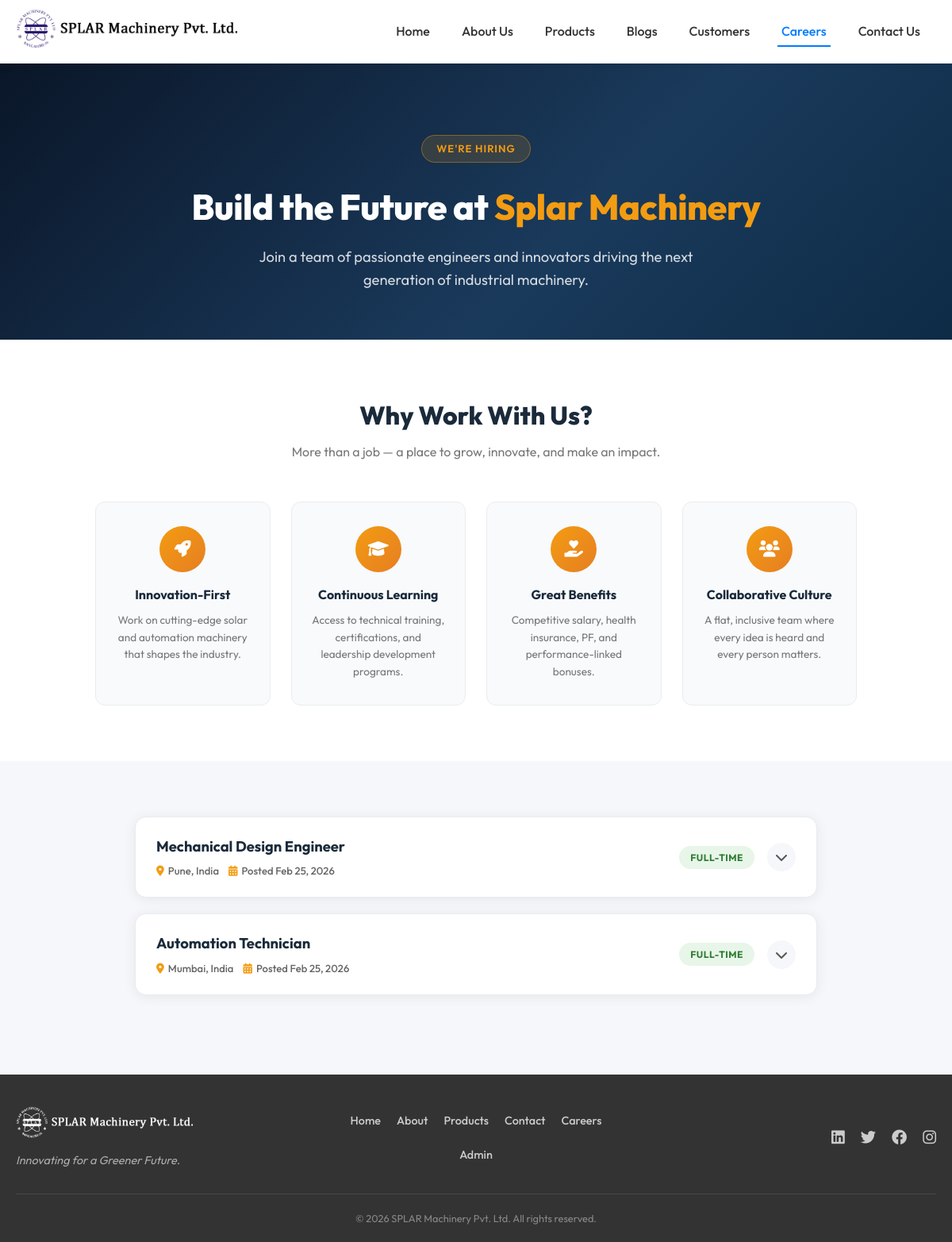
Screenshot of /careers.php with the database file from the repository.
### tables this page shows
CREATE TABLE IF NOT EXISTS `jobs` (
  `id`          INT AUTO_INCREMENT PRIMARY KEY,
  `title`       VARCHAR(255) NOT NULL,
  `type`        ENUM('Full-time','Part-time','Contract','Internship') DEFAULT 'Full-time',
  `location`    VARCHAR(255) NOT NULL,
  `description` TEXT NOT NULL,
  `status`      ENUM('Active','Closed') DEFAULT 'Active',
  `posted_at`   TIMESTAMP DEFAULT CURRENT_TIMESTAMP
);

### careers.php (the view, shortened to what this page needs)
<?php
require_once 'includes/db.php';
try {
    $stmt = $pdo->query("SELECT * FROM jobs WHERE status = 'Active' ORDER BY posted_at DESC");
    $jobs = $stmt->fetchAll();
} catch (PDOException $e) {
    $jobs = [];
}
?>
<?php include 'includes/header.php'; ?>
<section class="careers-hero">
    <div class="container">
        <div class="hero-badge">We're Hiring</div>
        <h1>Build the Future at <span>Splar Machinery</span></h1>
        <p>Join a team of passionate engineers and innovators driving the next generation of industrial machinery.</p>
    </div>
</section>
<section class="why-section">
    <div class="container">
        <h2>Why Work With Us?</h2>
        <p class="sub">More than a job — a place to grow, innovate, and make an impact.</p>
        <div class="perks-grid">
            <div class="perk-card">
                <div class="perk-icon"><i class="fas fa-rocket"></i></div>
                <h4>Innovation-First</h4>
                <p>Work on cutting-edge solar and automation machinery that shapes the industry.</p>
            </div>
            <div class="perk-card">
                <div class="perk-icon"><i class="fas fa-graduation-cap"></i></div>
                <h4>Continuous Learning</h4>
                <p>Access to technical training, certifications, and leadership development programs.</p>
            </div>
            <div class="perk-card">
                <div class="perk-icon"><i class="fas fa-hand-holding-heart"></i></div>
                <h4>Great Benefits</h4>
                <p>Competitive salary, health insurance, PF, and performance-linked bonuses.</p>
            </div>
            <div class="perk-card">
                <div class="perk-icon"><i class="fas fa-users"></i></div>
                <h4>Collaborative Culture</h4>
                <p>A flat, inclusive team where every idea is heard and every person matters.</p>
            </div>
        </div>
    </div>
</section>
<section class="careers-section">
    <div class="container">
        <?php if (empty($jobs)): ?>
            <div class="no-jobs">
                <i class="fas fa-briefcase"></i>
                <h3>No Open Positions Right Now</h3>
                <p>Check back soon — exciting opportunities are coming. You can also email your profile to <a href="mailto:careers@splarmachinery.com">careers@splarmachinery.com</a>.</p>
            </div>
        <?php else: ?>
            <?php
            $badge_map = [
                'Full-time'  => 'badge-fulltime',
                'Part-time'  => 'badge-parttime',
                'Contract'   => 'badge-contract',
                'Internship' => 'badge-internship',
            ];
            foreach ($jobs as $job):
                $badge_cls = $badge_map[$job['type']] ?? 'badge-fulltime';
                $posted    = date('M j, Y', strtotime($job['posted_at']));
            ?>
            <div class="job-card" id="job-card-<?= $job['id'] ?>">
                <div class="job-header" onclick="toggleJob(<?= $job['id'] ?>)">
                    <div class="job-header-left">
                        <h3 class="job-title"><?= htmlspecialchars($job['title']) ?></h3>
                        <div class="job-meta">
                            <span><i class="fas fa-map-marker-alt"></i> <?= htmlspecialchars($job['location']) ?></span>
                            <span><i class="fas fa-calendar-alt"></i> Posted <?= $posted ?></span>
                        </div>
                    </div>
                    <span class="job-badge <?= $badge_cls ?>"><?= htmlspecialchars($job['type']) ?></span>
                    <div class="job-toggle-icon"><i class="fas fa-chevron-down"></i></div>
                </div>
            </div>
            <?php endforeach; ?>
        <?php endif; ?>
    </div>
</section>
<?php include 'includes/footer.php'; ?>

### includes/header.php (shortened to what this page needs)
<!DOCTYPE html>
<html lang="en">
<head>
    <link rel="stylesheet" href="https://cdnjs.cloudflare.com/ajax/libs/font-awesome/6.0.0/css/all.min.css">
    <link rel="stylesheet" href="assets/css/style.css">
</head>
<body>
    <header>
        <div class="container navbar">
            <div class="logo">
                <a href="index.php">
                    <img src="assets/images/logo2.png" alt="Solar Machinery Logo">
                </a>
            </div>
            <?php $current_page = basename($_SERVER['PHP_SELF']); ?>
            <ul class="nav-links">
                <li><a href="index.php" class="<?php echo $current_page == 'index.php' ? 'active' : ''; ?>">Home</a></li>
                <li><a href="about.php" class="<?php echo $current_page == 'about.php' ? 'active' : ''; ?>">About Us</a></li>
                <li>
                    <a href="products.php" class="<?php echo ($current_page == 'products.php' || $current_page == 'product-details.php') ? 'active' : ''; ?>">Products</a>
                </li>
                <li><a href="blogs.php" class="<?php echo $current_page == 'blogs.php' ? 'active' : ''; ?>">Blogs</a></li>
                <li><a href="customers.php" class="<?php echo $current_page == 'customers.php' ? 'active' : ''; ?>">Customers</a></li>
                <li><a href="careers.php" class="<?php echo $current_page == 'careers.php' ? 'active' : ''; ?>">Careers</a></li>
                <li><a href="contact.php" class="<?php echo $current_page == 'contact.php' ? 'active' : ''; ?>">Contact Us</a></li>
            </ul>
        </div>
    </header>

### includes/footer.php (shortened to what this page needs)
<footer class="footer-slim">
    <div class="container">
        <div class="footer-grid">
            <div class="footer-col">
                <img src="assets/images/logo2.png" alt="SPLAR Machinery" class="footer-logo">
                <p class="footer-tagline">Innovating for a Greener Future.</p>
            </div>
            <div class="footer-col">
                <ul class="footer-links">
                    <li><a href="index.php">Home</a></li>
                    <li><a href="about.php">About</a></li>
                    <li><a href="products.php">Products</a></li>
                    <li><a href="contact.php">Contact</a></li>
                    <li><a href="careers.php">Careers</a></li>
                    <li><a href="admin/">Admin</a></li>
                </ul>
            </div>
            <div class="footer-col">
                <div class="social-icons">
                    <a href="#"><i class="fab fa-linkedin"></i></a>
                    <a href="#"><i class="fab fa-twitter"></i></a>
                    <a href="#"><i class="fab fa-facebook"></i></a>
                    <a href="#"><i class="fab fa-instagram"></i></a>
                </div>
            </div>
        </div>
        <div class="footer-bottom">
            <p>&copy; <?php echo date('Y'); ?> SPLAR Machinery Pvt. Ltd. All rights reserved.</p>
        </div>
    </div>
</footer>
</body>
</html>

### assets/css/style.css (style rules this page uses)
:root { --primary-color: #007bff; --secondary-color: #28a745; --dark-color: #333; --light-color: #f4f4f4; --white: #fff; --text-color: #555; --primary-hover: #0056b3; --transition: all 0.3s ease; }
* { margin: 0; padding: 0; box-sizing: border-box; }
body { font-family: 'Outfit', sans-serif; line-height: 1.6; color: var(--text-color); background-color: var(--white); display: flex; flex-direction: column; min-height: 100vh; }
a { text-decoration: none; color: var(--dark-color); transition: var(--transition); }
ul { list-style: none; }
.container { max-width: 1200px; margin: auto; padding: 0 20px; }
header { background: var(--white); box-shadow: 0 2px 10px rgba(0, 0, 0, 0.1); position: sticky; top: 0; z-index: 1000; }
.navbar { display: flex; justify-content: space-between; align-items: center; height: 80px; }
.logo img { height: 50px; width: auto; }
.nav-links { display: flex; align-items: center; }
.nav-links li { position: relative; padding: 0 15px; }
.nav-links a { font-weight: 500; font-size: 16px; padding: 10px 5px; color: var(--dark-color); position: relative; }
.nav-links a:hover, .nav-links a.active { color: var(--primary-color); }
.nav-links a.active::after { content: ''; position: absolute; bottom: 0; left: 0; width: 100%; height: 2px; background: var(--primary-color); }
.footer-slim { background: var(--dark-color); color: #ccc; padding: 40px 0 20px; font-size: 0.9rem; }
.footer-grid { display: grid; grid-template-columns: repeat(auto-fit, minmax(200px, 1fr)); gap: 30px; align-items: center; margin-bottom: 30px; }
.footer-col { text-align: center; }
.footer-logo { height: 40px; margin-bottom: 10px; filter: brightness(0) invert(1); }
.footer-tagline { font-style: italic; opacity: 0.8; }
.footer-links { display: flex; justify-content: center; gap: 20px; flex-wrap: wrap; }
.footer-links a { color: #ccc; font-weight: 500; }
.social-icons { display: flex; justify-content: center; gap: 20px; }
.social-icons a { color: #ccc; font-size: 1.2rem; transition: var(--transition); }
.footer-bottom { border-top: 1px solid rgba(255, 255, 255, 0.1); padding-top: 20px; text-align: center; font-size: 0.8rem; color: #888; }
@media (min-width: 768px) { .footer-col:first-child { text-align: left; } }
@media (min-width: 768px) { .footer-col:last-child { text-align: right; } }
@media (min-width: 768px) { .social-icons { justify-content: flex-end; } }

### rows the page displays
jobs: title "Mechanical Design Engineer", location "Pune, India", posted_at "Feb 25, 2026", type "FULL-TIME"
jobs: title "Automation Technician", location "Mumbai, India", posted_at "Feb 25, 2026", type "FULL-TIME"
